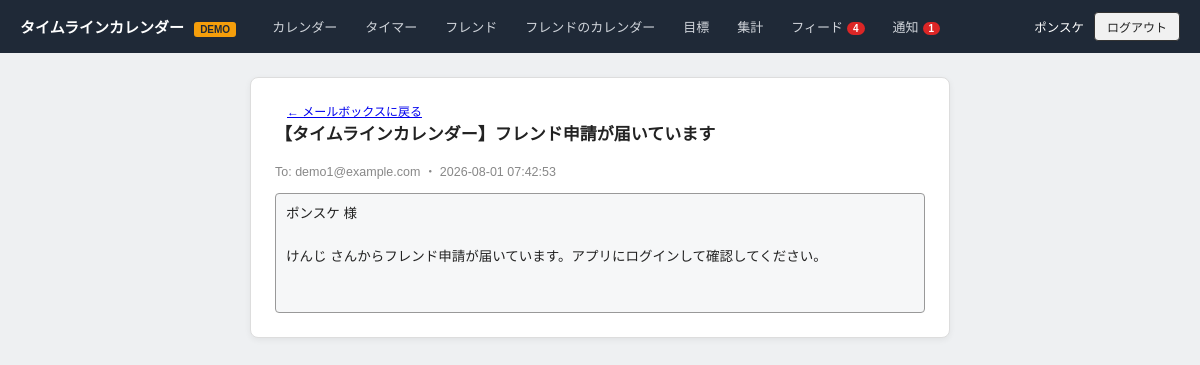
The page /dev/mailbox/1 (signed in) on the database its author committed.
### tables this page shows
CREATE TABLE users (
            id INTEGER PRIMARY KEY AUTOINCREMENT,
            display_name TEXT NOT NULL,
            email TEXT NOT NULL UNIQUE,
            password_hash TEXT NOT NULL,
            email_verified BOOLEAN NOT NULL DEFAULT 1,
            created_at TEXT NOT NULL
        );

CREATE TABLE outbox (
            id INTEGER PRIMARY KEY AUTOINCREMENT,
            to_email TEXT NOT NULL,
            subject TEXT NOT NULL,
            body TEXT NOT NULL,
            created_at TEXT NOT NULL
        );

### app.py (the view)
@app.route("/dev/mailbox/<int:mail_id>")
def dev_mailbox_item(mail_id):
    mail = db.get_outbox_item(mail_id)
    if mail is None:
        flash("メールが見つかりません", "error")
        return redirect(url_for("dev_mailbox"))
    return render_template("dev_mailbox_item.html", mail=mail)

### app.py (called while the page is built)
@app.before_request
def load_logged_in_user():
    g.user = None
    user_id = session.get("user_id")
    if user_id:
        g.user = db.get_user_by_id(user_id)
        if g.user is None:
            session.clear()

@app.before_request
def require_email_verified():
    if g.user and not g.user["email_verified"] and request.endpoint not in VERIFY_EXEMPT_ENDPOINTS:
        return redirect(url_for("verify_notice"))

@app.context_processor
def inject_badges():
    if g.user:
        return {
            "unread_notifications": db.unread_notification_count(g.user["id"]),
            "unread_feed": db.get_feed_unread_count(g.user["id"]),
        }
    return {}

### db.py (called while the page is built)
def get_connection():
    conn = sqlite3.connect(DB_PATH)
    conn.row_factory = sqlite3.Row
    conn.execute("PRAGMA foreign_keys = ON")
    return conn

def get_user_by_id(user_id):
    conn = get_connection()
    try:
        row = conn.execute("SELECT * FROM users WHERE id = ?", (user_id,)).fetchone()
        return dict(row) if row else None
    finally:
        conn.close()

def get_outbox_item(mail_id):
    conn = get_connection()
    try:
        row = conn.execute("SELECT * FROM outbox WHERE id = ?", (mail_id,)).fetchone()
        return dict(row) if row else None
    finally:
        conn.close()

def get_feed(user_id, limit=50):
    conn = get_connection()
    try:
        rows = conn.execute(
            """
            SELECT e.id, e.user_id, u.display_name, e.title, e.start_at, e.end_at, e.created_at
            FROM events e
            JOIN users u ON u.id = e.user_id
            JOIN friendships f
              ON (f.requester_id = ? AND f.addressee_id = e.user_id)
              OR (f.addressee_id = ? AND f.requester_id = e.user_id)
            WHERE f.status = 'accepted' AND e.visibility = 'public'
            ORDER BY e.created_at DESC
            LIMIT ?
            """,
            (user_id, user_id, limit),
        ).fetchall()
        return [dict(r) for r in rows]
    finally:
        conn.close()

def get_feed_last_read(user_id):
    conn = get_connection()
    try:
        row = conn.execute("SELECT last_read_at FROM feed_reads WHERE user_id = ?", (user_id,)).fetchone()
        return row["last_read_at"] if row else None
    finally:
        conn.close()

def get_feed_unread_count(user_id):
    last_read = get_feed_last_read(user_id)
    feed = get_feed(user_id, limit=200)
    if last_read is None:
        return len(feed)
    return sum(1 for item in feed if item["created_at"] > last_read)

### templates/dev_mailbox_item.html (shortened to what this page needs)
{% extends "base.html" %}
{% block content %}
<div class="form-window wide">
  <a class="back-link" href="{{ url_for('dev_mailbox') }}">← メールボックスに戻る</a>
  <h1>{{ mail.subject }}</h1>
  <p style="font-size:12.5px;color:#888;">To: {{ mail.to_email }} ・ {{ mail.created_at }}</p>
  <div class="field" style="white-space:pre-wrap; height:auto; min-height:120px; line-height:1.6;">{% for line in mail.body.split('\n') %}{% if line.startswith('/') %}<a href="{{ line }}">{{ line }}</a>
{% else %}{{ line }}
{% endif %}{% endfor %}</div>
</div>
{% endblock %}

### templates/base.html (shortened to what this page needs)
<!DOCTYPE html>
<html lang="ja">
<head>
<link rel="stylesheet" href="{{ url_for('static', filename='style.css') }}">
</head>
<body>
{% if g.user %}
<header class="topbar">
  <div class="brand">タイムラインカレンダー <span class="demo-badge">DEMO</span></div>
  <nav class="topnav">
    <a href="{{ url_for('calendar_view') }}" class="{{ 'active' if request.endpoint in ('calendar_view',) else '' }}">カレンダー</a>
    <a href="{{ url_for('timer_view') }}" class="{{ 'active' if request.endpoint == 'timer_view' else '' }}">タイマー</a>
    <a href="{{ url_for('friends_view') }}" class="{{ 'active' if request.endpoint == 'friends_view' else '' }}">フレンド</a>
    <a href="{{ url_for('select_friend_calendar') }}" class="{{ 'active' if request.endpoint == 'select_friend_calendar' or request.endpoint == 'friend_calendar_view' else '' }}">フレンドのカレンダー</a>
    <a href="{{ url_for('goals_view') }}" class="{{ 'active' if request.endpoint == 'goals_view' else '' }}">目標</a>
    <a href="{{ url_for('reports_view') }}" class="{{ 'active' if request.endpoint == 'reports_view' else '' }}">集計</a>
    <a href="{{ url_for('feed_view') }}" class="{{ 'active' if request.endpoint == 'feed_view' else '' }}">フィード{% if unread_feed %}<span class="nav-badge">{{ unread_feed }}</span>{% endif %}</a>
    <a href="{{ url_for('notifications_view') }}" class="{{ 'active' if request.endpoint == 'notifications_view' else '' }}">通知{% if unread_notifications %}<span class="nav-badge">{{ unread_notifications }}</span>{% endif %}</a>
  </nav>
  <div class="user-area">
    <a href="{{ url_for('account_settings') }}" class="user-name-link">{{ g.user.display_name }}</a>
    <form method="post" action="{{ url_for('logout') }}" style="display:inline;">
      <button type="submit" class="btn btn-sm">ログアウト</button>
    </form>
  </div>
</header>
{% endif %}
<main class="page">
  {% block content %}{% endblock %}
</main>
</body>
</html>

### static/style.css (style rules this page uses)
:root { --line: #999; --line-dark: #333; --bg-page: #eef0f2; --bg-card: #ffffff; --field-bg: #f6f7f8; --accent: #2563eb; --accent-bg: #dbeaff; --today: #fff3cd; --busy: #dbeeff; }
* { box-sizing: border-box; }
body { margin: 0; font-family: "Hiragino Kaku Gothic ProN", "Yu Gothic", "Meiryo", sans-serif; background: var(--bg-page); color: #222; }
.topbar { display: flex; align-items: center; background: #1f2937; color: #fff; padding: 10px 20px; gap: 24px; }
.brand { font-weight: bold; font-size: 15px; }
.demo-badge { background: #f59e0b; color: #1f2937; font-size: 10px; font-weight: bold; padding: 2px 6px; border-radius: 3px; margin-left: 6px; vertical-align: middle; }
.topnav { display: flex; gap: 4px; flex: 1; }
.topnav a { color: #d1d5db; text-decoration: none; font-size: 13px; padding: 6px 12px; border-radius: 4px; }
.user-area { display: flex; align-items: center; gap: 10px; font-size: 12.5px; }
.page { max-width: 980px; margin: 24px auto; padding: 0 16px; }
.auth-window, .form-window { max-width: 420px; background: var(--bg-card); border: 1px solid #ddd; border-radius: 8px; padding: 24px; margin: 0 auto; box-shadow: 0 2px 6px rgba(0,0,0,0.06); }
.form-window.wide { max-width: 700px; }
h1 { font-size: 17px; margin: 0 0 16px; }
.field, input.field, textarea.field { width: 100%; border: 1px solid var(--line); background: var(--field-bg); border-radius: 4px; padding: 9px 10px; font-size: 13.5px; color: #222; font-family: inherit; }
.btn { display: inline-block; border: 1px solid var(--line-dark); background: #f1f1f1; padding: 8px 16px; border-radius: 4px; font-size: 13px; cursor: pointer; color: #222; text-decoration: none; margin: 2px 0; }
.btn-sm { padding: 5px 12px; font-size: 12px; }
.back-link { margin-left: 12px; font-size: 12px; }
.nav-badge { display: inline-block; background: #dc2626; color: #fff; font-size: 10px; font-weight: bold; padding: 1px 6px; border-radius: 10px; margin-left: 4px; vertical-align: middle; }
.user-name-link { color: #fff; text-decoration: none; font-size: 12.5px; }

### rows shown on the page
users: user.display_name "ポンスケ"
outbox: subject "【タイムラインカレンダー】フレンド申請が届いています", to_email "demo1@example.com", created_at "2026-08-01 07:42:53"

### other values the page prints
{{ unread_feed }} "4"
{{ unread_notifications }} "1"
{{ line }} "ポンスケ 様" "けんじ さんからフレンド申請が届いています。アプリにログインして確認してください。"
